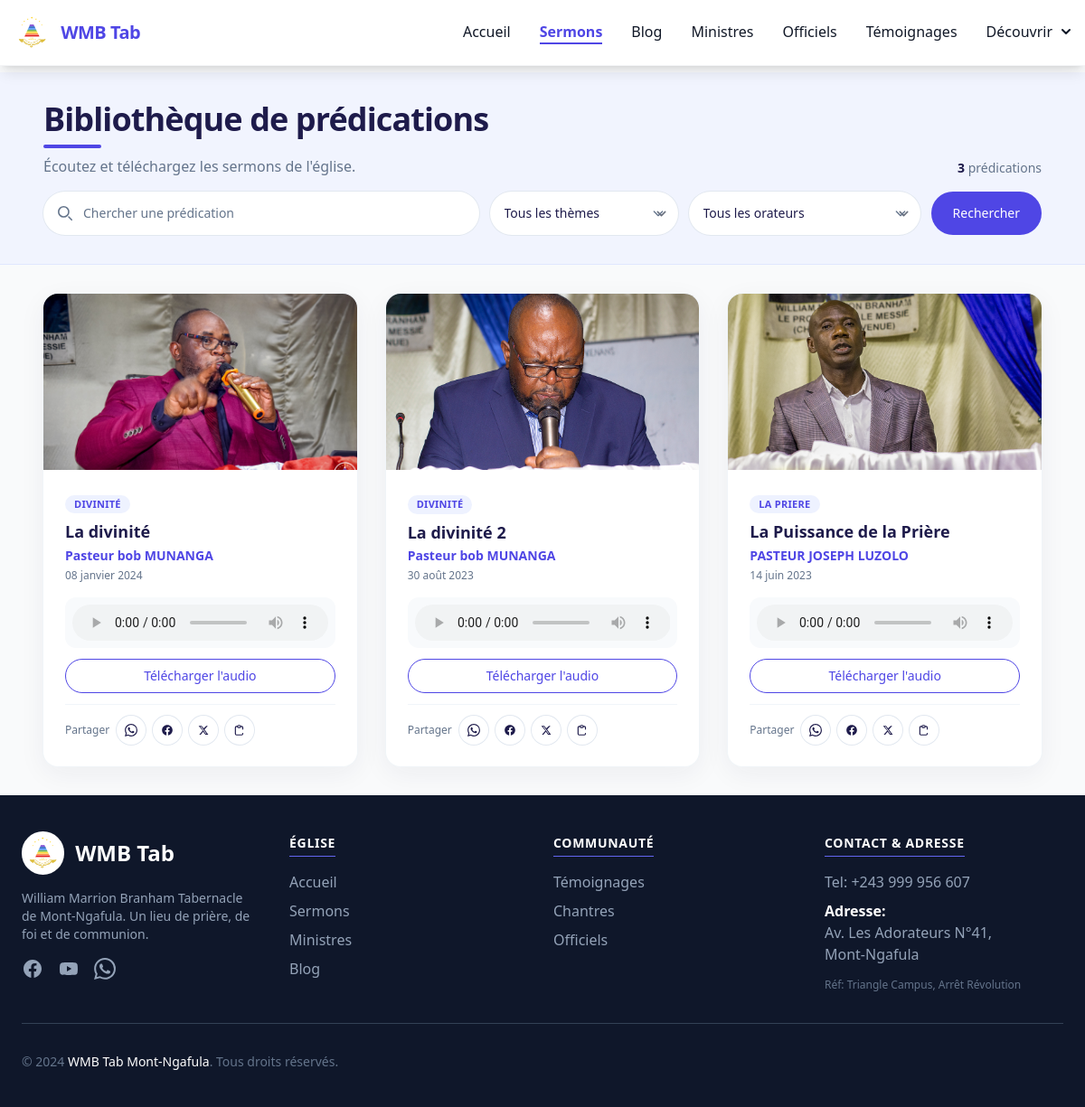
The app's page /sermons/ with its own data.
### sermons/models.py (models this page shows, shortened)
class Sermons(AudioCompressionMixin, models.Model):
    titre = models.CharField(max_length=100, blank=False)
    image = ProcessedImageField(
        blank=True, upload_to='sermons',
        processors=[ResizeToFit(700, 400)],
        format='WEBP',
        options={'quality': 80}
    )
    orateur = models.ForeignKey(Orateur, on_delete=models.SET_NULL, null=True, related_name='sermons')
    date = models.DateTimeField(default=now, null=True)
    lien = models.URLField(max_length=200, blank=True, null=True)
    audio = models.FileField(blank=True, upload_to='audio')
    Theme = models.ForeignKey(Theme, on_delete=models.SET_NULL, null=True)
    class Meta:
        verbose_name = 'Sermon'

class Theme(models.Model):
    NomTheme = models.CharField(max_length=100, blank = False)
    ThemeDescription = models.TextField(blank=True, null=True)
    image = ProcessedImageField(
        blank=True, upload_to='sermons',
        processors=[ResizeToFit(700, 400)],
        format='WEBP',
        options={'quality': 80}
    )
    ministre = models.ForeignKey(Ministre, on_delete=models.SET_NULL, null=True)

class Orateur(models.Model):
    Noms = models.CharField(max_length=100, blank=False)
    Provenance = models.CharField(max_length = 50, blank = True, null = True)
    ministre = models.ForeignKey(
        Ministre, on_delete=models.SET_NULL, null=True, blank=True, related_name='orateurs'
    )
    def __str__(self):
        return self.Noms

### church/views.py (the view)
# urls.py: path('sermons/', sermons, name="sermons"),
def sermons(request, *args, **kwargs):
    qs = Sermons.objects.select_related('orateur', 'Theme').order_by('-date')
    recherche = (request.GET.get('recherche') or '').strip()
    theme_id = request.GET.get('theme') or ''
    orateur_id = request.GET.get('orateur') or ''
    if recherche:
        qs = qs.filter(titre__icontains=recherche)
    if theme_id.isdigit():
        qs = qs.filter(Theme_id=int(theme_id))
    else:
        theme_id = ''
    if orateur_id.isdigit():
        qs = qs.filter(orateur_id=int(orateur_id))
    else:
        orateur_id = ''
    has_filters = bool(recherche or theme_id or orateur_id)
    sermon_count = qs.count()
    return render(
        request,
        'sermons.html',
        {
            'dba': qs,
            'themes': Theme.objects.order_by('NomTheme'),
            'orateurs': Orateur.objects.order_by('Noms'),
            'recherche': recherche,
            'theme_actif': theme_id,
            'orateur_actif': orateur_id,
            'has_filters': has_filters,
            'sermon_count': sermon_count,
        },
    )

### templates/sermons.html (shortened to what this page needs)
{% extends "_base.html" %}
{% load static %}
{% block content %}
<section class="bg-brand-soft/70 border-b border-indigo-100">
    <div class="max-w-6xl mx-auto px-4 sm:px-6 py-6 sm:py-8">
        <header class="mb-4 flex flex-col sm:flex-row sm:items-end sm:justify-between gap-2">
            <div>
                <h1 class="text-3xl sm:text-4xl font-extrabold text-ink tracking-tight">
                    Bibliothèque de prédications
                </h1>
                <span class="block w-16 h-1 bg-brand mt-2 rounded-full"></span>
                <p class="mt-2 text-muted text-sm sm:text-base">
                    Écoutez et téléchargez les sermons de l'église.
                </p>
            </div>
            <p class="text-sm text-muted shrink-0">
                <span class="font-semibold text-ink">{{ sermon_count }}</span>
                prédication{{ sermon_count|pluralize }}
            </p>
        </header>
        <form id="sermons-filter" method="GET" class="flex flex-col lg:flex-row gap-3">
            <div class="relative flex-1 min-w-0">
                <div class="absolute inset-y-0 start-0 flex items-center ps-4 pointer-events-none">
                </div>
                <input type="text" id="simple-search" name="recherche" value="{{ recherche }}"
                    class="w-full rounded-full border-0 ring-1 ring-slate-200 bg-white ps-11 pe-4 py-3.5 text-sm text-ink placeholder:text-muted focus:ring-2 focus:ring-brand/40"
                    placeholder="Chercher une prédication" />
            </div>
            <div class="grid grid-cols-2 gap-3 lg:contents">
                <div class="relative">
                    <select id="filter-theme" name="theme"
                        class="w-full lg:w-52 appearance-none rounded-full border-0 ring-1 ring-slate-200 bg-white ps-4 pe-10 py-3.5 text-sm text-ink focus:ring-2 focus:ring-brand/40">
                        <option value="">Tous les thèmes</option>
                    </select>
                </div>
                <div class="relative">
                    <select id="filter-orateur" name="orateur"
                        class="w-full lg:w-64 appearance-none rounded-full border-0 ring-1 ring-slate-200 bg-white ps-4 pe-10 py-3.5 text-sm text-ink focus:ring-2 focus:ring-brand/40">
                        <option value="">Tous les orateurs</option>
                    </select>
                </div>
            </div>
            <button type="submit"
                class="shrink-0 rounded-full bg-brand hover:bg-brand-dark text-white text-sm font-medium px-6 py-3.5 transition-colors">
                Rechercher
            </button>
        </form>
    </div>
</section>
<div class="max-w-6xl mx-auto px-4 sm:px-6 py-6 sm:py-8">
    {% if dba %}
    <div class="grid grid-cols-1 sm:grid-cols-2 lg:grid-cols-3 gap-6 lg:gap-8">
        {% for sermon in dba %}
        <article class="wmb-card overflow-hidden flex flex-col h-full hover:shadow-lift transition-shadow duration-300">
            <div class="aspect-[16/9] bg-brand-soft overflow-hidden">
                {% if sermon.image %}
                <img class="w-full h-full object-cover" src="{{ sermon.image.url }}" alt="{{ sermon.titre }}">
                {% endif %}
            </div>
            <div class="p-5 sm:p-6 flex flex-col flex-1 min-w-0">
                <div class="mb-4">
                    {% if sermon.Theme %}
                    <span class="inline-flex items-center px-2.5 py-0.5 rounded-full text-[11px] font-semibold uppercase tracking-wide bg-brand-soft text-brand mb-2">
                        {{ sermon.Theme.NomTheme }}
                    </span>
                    {% endif %}
                    <h3 class="text-lg font-bold text-ink leading-snug line-clamp-2">{{ sermon.titre }}</h3>
                    {% if sermon.orateur %}
                    <p class="mt-1 text-sm font-semibold text-brand">{{ sermon.orateur }}</p>
                    {% endif %}
                    {% if sermon.date %}
                    <p class="mt-1 text-xs text-muted">{{ sermon.date|date:"d F Y" }}</p>
                    {% endif %}
                </div>
                <div class="mt-auto space-y-3">
                    {% if sermon.audio %}
                    <div class="rounded-xl bg-canvas p-2">
                        <audio src="{{ sermon.audio.url }}" controls class="w-full h-10"></audio>
                    </div>
                    <a href="{{ sermon.audio.url }}" download
                       class="download-btn inline-flex justify-center items-center w-full py-2 px-4 text-sm font-medium rounded-full border border-brand text-brand hover:bg-brand-soft transition-colors">
                        <span class="download-label">Télécharger l'audio</span>
                    </a>
                    {% else %}
                    <p class="text-sm text-muted italic">Pas d'audio disponible</p>
                    {% endif %}
                    {% with page_url=request.build_absolute_uri %}
                    <div class="flex items-center gap-2 pt-3 border-t border-slate-100">
                        <span class="text-xs text-muted font-medium shrink-0">Partager</span>
                        <a href="https://wa.me/?text={{ sermon.titre|urlencode }}%20{{ page_url|urlencode }}"
                           target="_blank" rel="noopener"
                           class="flex items-center justify-center w-8 h-8 rounded-full ring-1 ring-slate-200 text-ink hover:ring-brand/40 hover:text-brand transition-colors"
                           title="WhatsApp">
                        </a>
                        <a href="https://www.facebook.com/sharer/sharer.php?u={{ page_url|urlencode }}"
                           target="_blank" rel="noopener"
                           class="flex items-center justify-center w-8 h-8 rounded-full ring-1 ring-slate-200 text-ink hover:ring-brand/40 hover:text-brand transition-colors"
                           title="Facebook">
                        </a>
                        <a href="https://twitter.com/intent/tweet?text={{ sermon.titre|urlencode }}&url={{ page_url|urlencode }}"
                           target="_blank" rel="noopener"
                           class="flex items-center justify-center w-8 h-8 rounded-full ring-1 ring-slate-200 text-ink hover:ring-brand/40 hover:text-brand transition-colors"
                           title="X (Twitter)">
                            <svg class="w-3 h-3" fill="currentColor" viewBox="0 0 24 24"><path d="M18.244 2.25h3.308l-7.227 8.26 8.502 11.24H16.17l-4.714-6.231-5.401 6.231H2.747l7.73-8.835L1.254 2.25H8.08l4.259 5.63 5.905-5.63zm-1.161 17.52h1.833L7.084 4.126H5.117z"/></svg>
                        </a>
                        <button type="button" onclick="copySermonLink('{{ page_url }}', {{ forloop.counter }})"
                           class="flex items-center justify-center w-8 h-8 rounded-full ring-1 ring-slate-200 text-ink hover:ring-brand/40 hover:text-brand transition-colors"
                           title="Copier le lien">
                            <svg id="sermon-copy-{{ forloop.counter }}" class="w-3.5 h-3.5" fill="none" stroke="currentColor" viewBox="0 0 24 24">
                                <path stroke-linecap="round" stroke-linejoin="round" stroke-width="2" d="M8 5H6a2 2 0 00-2 2v12a2 2 0 002 2h10a2 2 0 002-2v-1M8 5a2 2 0 002 2h2a2 2 0 002-2M8 5a2 2 0 012-2h2a2 2 0 012 2m0 0h2a2 2 0 012 2v3"/>
                            </svg>
                        </button>
                    </div>
                    {% endwith %}
                </div>
            </div>
        </article>
        {% endfor %}
    </div>
    {% endif %}
</div>
{% endblock content %}

### records on screen
Sermons: image (picture), Theme.NomTheme "DIVINITÉ", titre "La divinité", orateur "Pasteur bob MUNANGA", date "08 janvier 2024"
Sermons: image (picture), Theme.NomTheme "DIVINITÉ", titre "La divinité 2", orateur "Pasteur bob MUNANGA", date "30 août 2023"
Sermons: image (picture), Theme.NomTheme "LA PRIERE", titre "La Puissance de la Prière", orateur "PASTEUR JOSEPH LUZOLO", date "14 juin 2023"

### other values on screen
{{ sermon_count }} "3"
